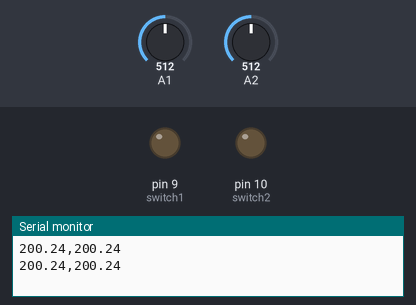
The sketch below on a simulated Arduino Uno, built with avr-gcc and run on an emulated ATmega328P. On the bench: output pins drawn as LEDs (lit = HIGH), the last lines printed to the serial monitor. Inputs (shaded band) come from the test bench; at power-on: A1 = 512, A2 = 512.

Above: at 3.8 s.
3.9 s: A1 set to 176
7.8 s: A1 set to 149
At 9.3 s:
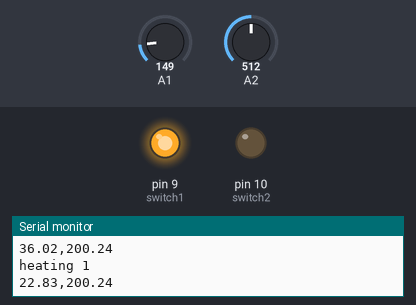
11.7 s: A2 set to 180
15.6 s: A2 set to 146
At 18.6 s:
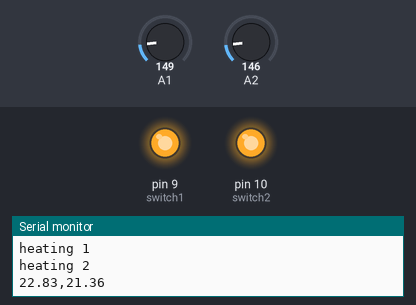
19.5 s: A1 set to 306
At 22.2 s:
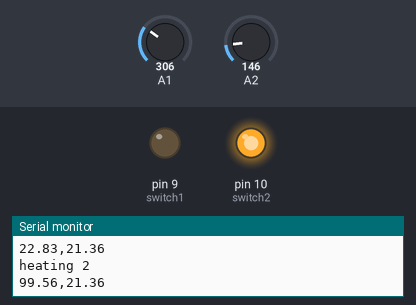
23.4 s: A1 set to 122
At 24.5 s:
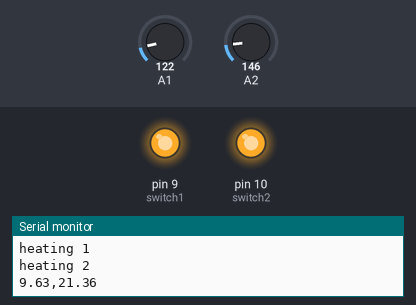
Timing chart, 0 to 26.4 s (numbered marks = the images above; inputs shaded):
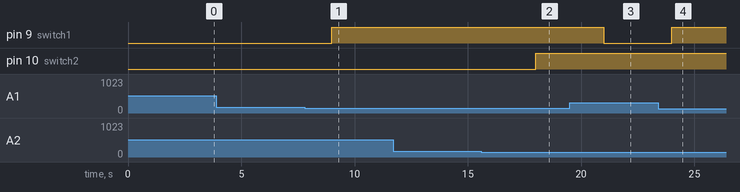

The sketch:

sample.ino
```cpp
//use pins a1 and a2 for temp sensors.
//6V power supply  2 Amps
//temp sensor data sheet http://ww1.microchip.com/downloads/en/DeviceDoc/21942e.pdf
//mossfet (switch) max voltage is 20V look here for specs : http://www.vishay.com/docs/65154/si4204dy.pdf
//can change temperature set points in test by pressing upload. the set point will change

#define switch1 9 // #define constant_name value // sets a constant that is compiled to the value later
#define switch2 10

//___________________________________________________
// int defines a variable as an integer
int dtime = 3000;  // delay time in millisec (3000 = 3 sec)
int setpt1 = 30; // set pt heater 1
int setpt2 = 30; // set point heater 2
int hyst = 1; // above or below set point before heater is activated
//___________________________________________________

// void is used in function declarations, indicates that the function returns nothing
// setup() called when sketch starts, initializes variables, pinmode, libraries. Runs at power-on of board
void setup()
{
// serial used for communication between the board and computer
  Serial.begin(9600); // serial begin sets the data rate in bits/sec (baud) (300, 600, 1200, 2400, 4800, 9600, 14400, 19200, 28800, 38400, 57600, or 115200)
  pinMode(switch1, OUTPUT); // pinMode(pin, mode) configures a pin to act as either input or output; mode = (INPUT, OUTPUT, INPUT_PULLUP)
  pinMode(switch2, OUTPUT); // pinMode(pin, mode) configures a pin to act as either input or output; mode = (INPUT, OUTPUT, INPUT_PULLUP)
}

// void is used in function declarations, indicates that the function returns nothing
// loop called after setup, to loop consecutively. Use it such that the board does something constantly
void loop() {
  //get the analog signal
  int sensorValue0 = analogRead(A1); // analogRead(pin) reads the pin
  int sensorValue1 = analogRead(A2); // analogRead(pin) reads the pin

  //convert to voltage
  float voltage0 = sensorValue0 * (5.0 /1023); // do some math
  float voltage1 = sensorValue1 * (5.0 /1023); // do some math

  //convert voltage to temperature in C
  float Const = -50.00 ; // float defines variable as float
  float temp1 = voltage0 * 100 + Const;
  float temp2 = voltage1 * 100 + Const;

  //sets temp set point in C
  if (temp1 > (setpt1 + hyst)) // test if temperature greater than window defined
  {
    digitalWrite(switch1,LOW); // digitalWrite(pin, value) this turns off the pin
  }
  if (temp1 <(setpt1 - hyst)) // test if temperature lest than window defined
  {
    digitalWrite(switch1,HIGH); // digitalWrite(pin, value) this turns on the pin
    Serial.println("heating 1"); // Serial.println("string"), prints to serial output
  }

// same loop for second line
  if (temp2 > (setpt2 + hyst))
  {
    digitalWrite(switch2,LOW);
  }
  if (temp2 < (setpt2 - hyst))
  {
    digitalWrite(switch2,HIGH);
    Serial.println("heating 2");
  }

  Serial.print(temp1); // Serial.print(variable), prints the variable output
  Serial.print(',');
  Serial.print(temp2);

  Serial.println(' '); //println('string'), Prints data to the serial port as human-readable ASCII text followed by a carriage return character (ASCII 13, or '\r') and a newline character (ASCII 10, or '\n').

  delay(dtime); // this defines the time between loop iterations
}
```

Measured:
- the behaviour switches between 162 and 161 on A1 (found by bisection; images 0 and 1)
- the behaviour switches between 162 and 161 on A2 (found by bisection; images 1 and 2)
- after the input at 7.8 s, pin 9 (switch1): LOW → HIGH after 1.2 s
- after the input at 15.6 s, pin 10 (switch2): LOW → HIGH after 2.4 s
- after the input at 19.5 s, pin 9 (switch1): HIGH → LOW after 1.5 s
- after the input at 23.4 s, pin 9 (switch1): LOW → HIGH after 0.61 s
